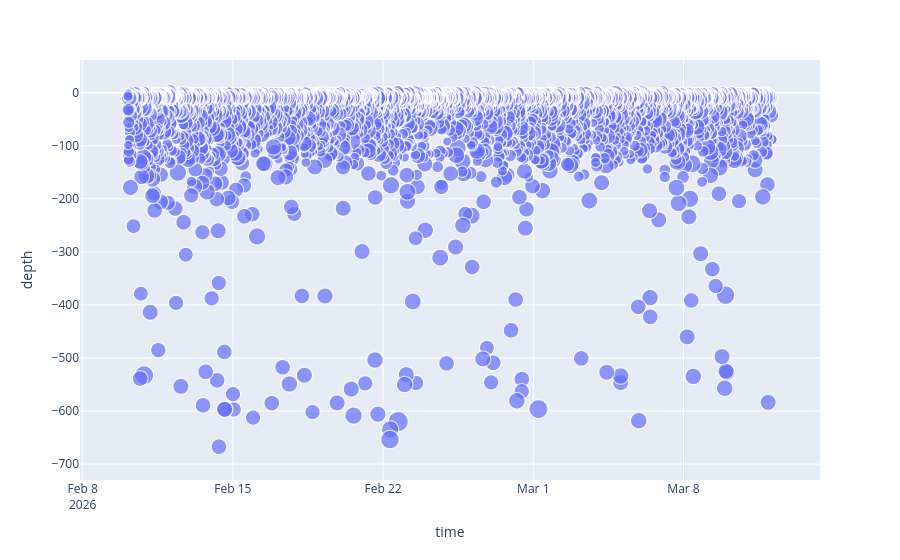

The code cell stored with this chart in its notebook:
### Code cell
fig = px.scatter(df, x='time', y='depth',
                    size = 'magnitude',
                    hover_name = 'title')

fig.show()

### Figure 1 — Plotly figure (JSON) as saved in the notebook; plotly's stock layout.template omitted (floating-point values rounded to 4 significant figures; data arrays with more than 128 entries replaced by an {"elided": "..."} marker saying what was removed)
{"data": [{"hovertemplate": "<b>%{hovertext}</b><br><br>time=%{x}<br>depth=%{y}<br>magnitude=%{marker.size}<extra></extra>", "hovertext": {"elided": "7826 str values"}, "legendgroup": "", "marker": {"color": "#636efa", "size": {"elided": "7826 float values"}, "sizemode": "area", "sizeref": 0.01775, "symbol": "circle"}, "mode": "markers", "name": "", "showlegend": false, "type": "scattergl", "x": {"elided": "7826 str values"}, "xaxis": "x", "y": {"elided": "7826 float values"}, "yaxis": "y"}], "layout": {"legend": {"itemsizing": "constant", "tracegroupgap": 0}, "margin": {"t": 60}, "xaxis": {"anchor": "y", "domain": [0, 1], "title": {"text": "time"}}, "yaxis": {"anchor": "x", "domain": [0, 1], "title": {"text": "depth"}}}}
